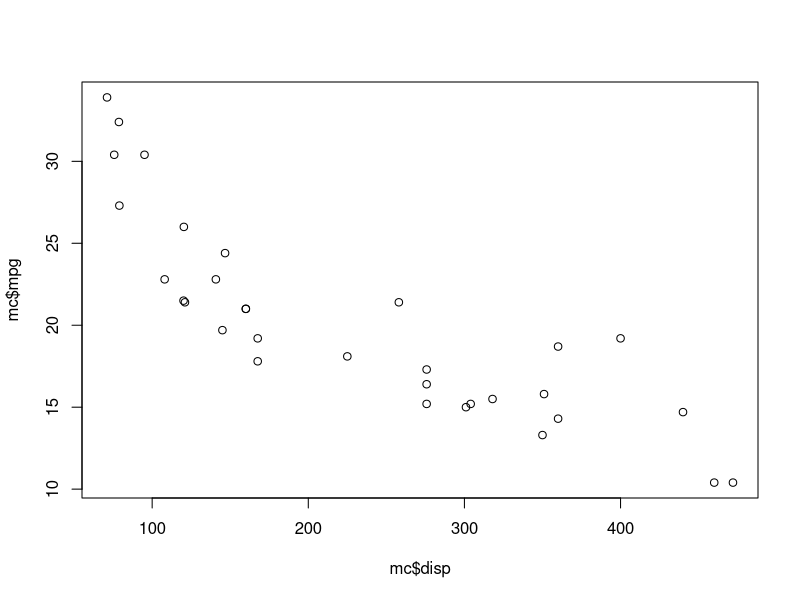

This figure's R source:
#Test 1

mc <- mtcars
str(mc)
summary(mc)

plot(mc$disp, mc$mpg)

cor(mc$disp, mc$mpg)

cor.test(mc$disp, mc$mpg)

cor.test(mc$disp, mc$mpg, method = "spearman")
